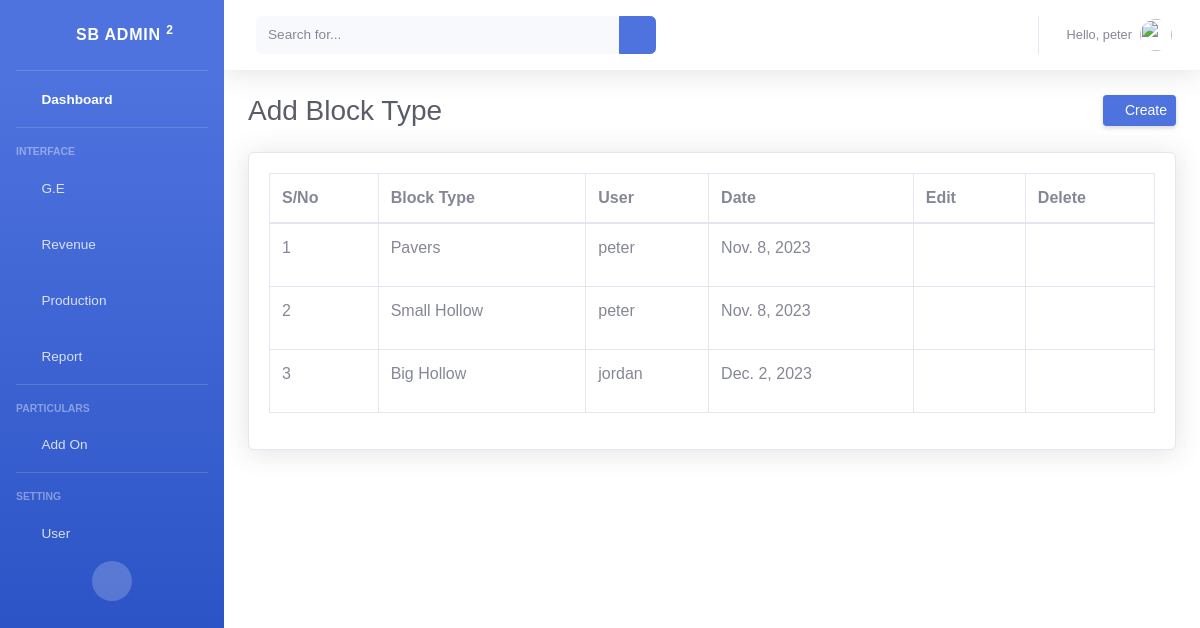
Page /block-type/ (signed in) on the committed database.
### backend/models.py (models this page shows, shortened)
class Block_Type(models.Model):
	id 					= models.UUIDField(default=uuid.uuid4, unique=True, primary_key=True, editable=False)
	user 				= models.ForeignKey(settings.AUTH_USER_MODEL, on_delete=models.SET_NULL, null=True, blank=False)
	reference_number 	= models.CharField(max_length=10, blank=False, editable=False)
	name 				= models.CharField(max_length=200, blank=False)
	price 		        = models.CharField(max_length=200, blank=False)
	pub_date 			= models.DateField(default=date.today)

### backend/views.py (the view)
# urls.py: path('block-type/', views.block_type, name='block_type'),
@login_required
def block_type(request):
	if request.user.is_authenticated:
		get_block_types = Block_Type.objects.all()
	else:
		return redirect('login')
	context = {
		'get_block_types' : get_block_types,
	}
	return render(request, 'backend/component/block_type/block_type_table.html', context)

### backend/templates/backend/component/block_type/block_type_table.html (shortened to what this page needs)
{% load static %}
{% include 'backend/header.html' %}
{% block content %}
    <div id="wrapper">
        {% include 'backend/sidebar.html' %}
        <div id="content-wrapper" class="d-flex flex-column">
            <div id="content" style="background-color: white;">
                {% include 'backend/navbar.html' %}
                <div class="container-fluid mt-4">
                    <div class="d-sm-flex align-items-center justify-content-between mb-4 mt-4">
                        <h1 class="h3 mb-0 text-gray-800">Add Block Type</h1>
                        <a href="{% url 'add_block_type' %}" class="d-none d-sm-inline-block btn btn-sm btn-primary shadow-sm">
                        <i class="fas fa-plus fa-sm text-white-50"></i> Create </a>
                    </div>
                    <div class="card shadow mb-4">
                        <div class="card-body">
                            <div class="table-responsive">
                                <table class="table table-bordered" id="dataTable" width="100%" cellspacing="0">
                                    <thead>
                                        <tr>
                                            <th>S/No</th>
                                            <th>Block Type</th>
                                            <th>User</th>
                                            <th>Date</th>
                                            {% if request.user.is_superuser %}
                                            <th>Edit</th>
                                            {% endif %}
                                            {% if request.user.is_superuser %}
                                            <th>Delete</th>
                                            {% endif %}
                                        </tr>
                                    </thead>
                                    <tbody>
                                      {% for i in get_block_types %}
                                      <tr>
                                          <td>{{forloop.counter}}</td>
                                          <td>{{i.name}}</td>
                                          <td>{{i.user}}</td>
                                          <td>{{i.pub_date}}</td>
                                          {% if request.user.is_superuser %}
                                          <td>
                                          <a href="{% url 'edit_block_type' i.id %}" class="btn btn-inf0">
                                            <i class="fas fa-pen"></i>
                                          </a>
                                          </td>
                                          {% endif %}
                                          {% if request.user.is_superuser %}
                                          <td >
                                            <a href="{% url 'delete_block_type' i.id %}" class="btn btn-inf0" >
                                            <i class="fas fa-trash"></i>
                                          </a>
                                          </td>
                                          {% endif %}
                                      </tr>
                                      {% endfor %}
                                    </tbody>
                                </table>
                            </div>
                        </div>
                    </div>
                </div>
            </div>
        </div>
    </div>
{% endblock content %}
{% include 'backend/footer.html' %}

### backend/templates/backend/navbar.html (shortened to what this page needs)
{% load static %}
    <nav class="navbar navbar-expand navbar-light bg-white topbar mb-4 static-top shadow">
        <form
            class="d-none d-sm-inline-block form-inline mr-auto ml-md-3 my-2 my-md-0 mw-100 navbar-search">
            <div class="input-group">
                <input type="text" class="form-control bg-light border-0 small" placeholder="Search for..."
                    aria-label="Search" aria-describedby="basic-addon2">
                <div class="input-group-append">
                    <button class="btn btn-primary" type="button">
                        <i class="fas fa-search fa-sm"></i>
                    </button>
                </div>
            </div>
        </form>
        <ul class="navbar-nav ml-auto">
            {% if request.user.is_authenticated %}
            <li class="nav-item dropdown no-arrow">
                <a class="nav-link dropdown-toggle" href="#" id="userDropdown" role="button"
                    data-toggle="dropdown" aria-haspopup="true" aria-expanded="false">
                    <span class="mr-2 d-none d-lg-inline text-gray-600 small">Hello, {{ request.user}}</span>
                    <img class="img-profile rounded-circle"
                        src="{% static 'img/undraw_profile.svg' %}">
                </a>
            </li>
            {% else %}
            <a class="dropdown-item" href="#" data-toggle="modal" data-target="#logoutModal">
                <i class="fas fa-sign-out-alt fa-sm fa-fw mr-2 text-gray-400"></i> Logout
            </a>
            {% endif %}
        </ul>
    </nav>

### static/css/apexcharts.css (style rules this page uses)
body { background: #343E59; color: #777; font-family: Montserrat, Arial, sans-serif; }
h1, h2, h3, h4, h5, h6, strong { font-weight: 600; }
.shadow { box-shadow: 0px 1px 15px 1px rgba(69, 65, 78, 0.08); }

### rows in the picture
Block_Type: name "Pavers", user "peter", pub_date "Nov. 8, 2023"
Block_Type: name "Small Hollow", user "peter", pub_date "Nov. 8, 2023"
Block_Type: name "Big Hollow", user "jordan", pub_date "Dec. 2, 2023"

### other values in the picture
{{ request.user }} "peter"
